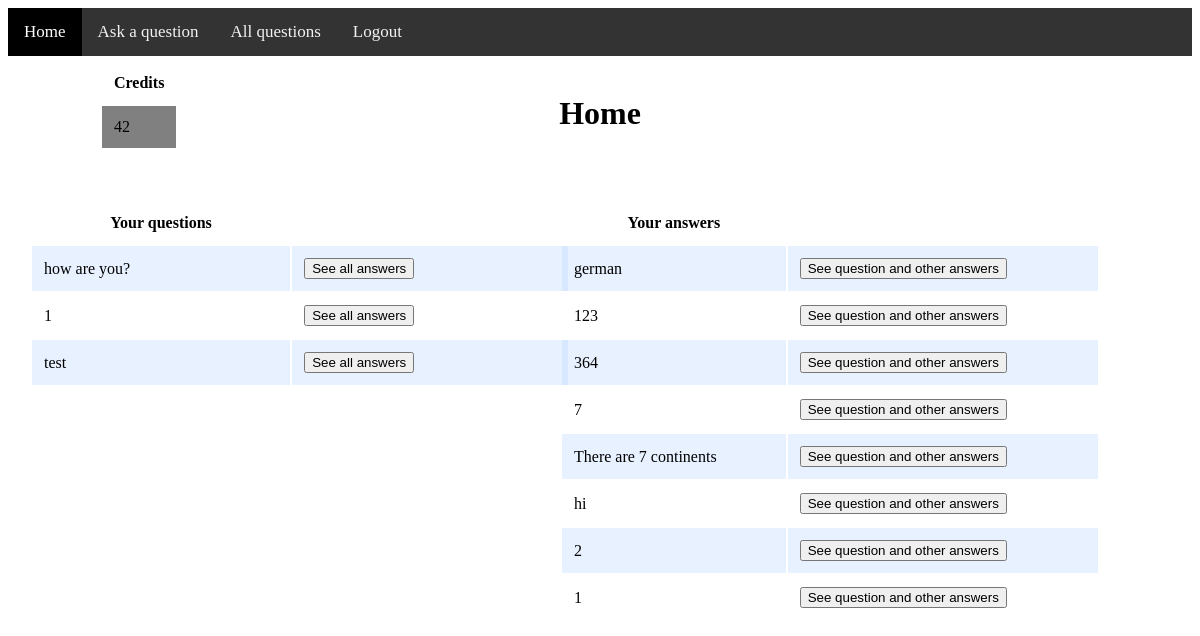
Screenshot of /home (signed in) with the database file from the repository.
### tables this page shows
CREATE TABLE questions(id INTEGER PRIMARY KEY AUTOINCREMENT NOT NULL, question TEXT NOT NULL, answered integer, user_id integer);

CREATE TABLE answers(id INTEGER PRIMARY KEY AUTOINCREMENT NOT NULL, answer TEXT NOT NULL, user_id integer, question_id integer);

### views.py (the view, shortened to what this page needs)
@views.route('/home', methods=['GET', 'POST'])
def home():
    if login_ == True:
        if request.method == 'GET':
            credit = db.execute("SELECT credits FROM users WHERE id = ?", user_id)
            credits = credit[0]["credits"]
            questions = db.execute("SELECT * FROM questions WHERE user_id = ? ORDER BY id DESC", user_id)
            answers = db.execute("SELECT * FROM answers WHERE user_id = ? ORDER BY id DESC", user_id)
            return render_template("home.html", credits=credits, questions=questions, answers=answers)
    else:
        error5 = "You have to log in!"
        return render_template("login.html", error=error5)

### templates/home.html (shortened to what this page needs)
<!DOCTYPE html>
<html lang="en">
    <head>
        <link href="static/homepage.css" rel="stylesheet">
    </head>
    <body>
        <div class="topnav">
            <a class="active" href="home">Home</a>
            <a  href="ask">Ask a question</a>
            <a href="answer">All questions</a>
            <a href="logout">Logout</a>
        </div>
        <br>
        <h1>Home</h1>
        <table class="table1">
            <thead class="thead1">
                <tr>
                    <th>Credits</th>
                </tr>
            </thead>
            <tbody class="tbody1">
                <tr>
                    <td>{{ credits }}</td>
                </tr>
            </tbody>
        </table>
        <br>
        <div class="questions">
            <table class="table2">
                <thead class="thead2">
                    <tr>
                        <th>Your questions</th>
                        <th></th>
                    </tr>
                </thead>
                <tbody class="tbody2">
                    {% for question in questions %}
                    <tr>
                        <td>{{ question.question }}</td>
                        <form action= '/home', method="post">
                            <td><button value="{{ question.id }}" name="question_id_answers" class="question_id_answers" type="submit">See all answers</button></td>
                        </form>
                    </tr>
                    {% endfor %}
                </tbody>
            </table>
        </div>
        <div class="answeres">
            <table class="table3">
                <thead class="thead3">
                    <tr>
                        <th>Your answers</th>
                        <th></th>
                    </tr>
                </thead>
                <tbody class="tbody3">
                    {% for answer in answers %}
                    <tr>
                        <td>{{ answer.answer }}</td>
                        <form action= '/home', method="post">
                            <td><button value="{{ answer.id }}" name="answer_id_answers" class="answern_id_answers" type="submit">See question and other answers</button></td>
                        </form>
                    </tr>
                    {% endfor %}
                </tbody>
            </table>
        </div>
    </body>
</html>

### static/homepage.css (style rules this page uses)
h1 { text-align: center; }
.topnav { background-color: #333; overflow: hidden; }
.topnav a { float: left; color: #f2f2f2; text-align: center; padding: 14px 16px; text-decoration: none; font-size: 17px; }
.topnav a.active { background-color: black; color: white; }
.table1 { background-color: transparent; margin-bottom: 1rem; width: 5%; text-align: middle; position: absolute; top: 60px; left: 100px; }
.table1 th, .table1 td { padding: 0.75rem; vertical-align: middle; text-align: middle; }
.tbody1 tr:nth-of-type(odd) { background-color: grey; text-align: middle; }
.table2 { background-color: transparent; margin-bottom: 1rem; width: 45%; text-align: center; position: absolute; top: 200px; left: 30px; }
.table2 th, .table2 td { padding: 0.75rem; vertical-align: left; text-align: middle; }
.tbody2 tr:nth-of-type(odd) { background-color: rgb(179, 208, 255, 0.3); text-align: left; }
.tbody2 tr:nth-of-type(even) { text-align: left; }
.table3 { background-color: transparent; margin-bottom: 1rem; width: 45%; text-align: center; position: absolute; top: 200px; left: 560px; }
.table3 th, .table3 td { padding: 0.75rem; vertical-align:left; text-align: middle; }
.tbody3 tr:nth-of-type(odd) { background-color: rgb(179, 208, 255, 0.3); text-align: left; }
.tbody3 tr:nth-of-type(even) { text-align: left; }

### rows the page displays
questions: question "how are you?", {{ question.id }} 13 (drawn)
questions: question "1", {{ question.id }} 2 (drawn)
questions: question "test", {{ question.id }} 1 (drawn)
answers: answer "german", {{ answer.id }} 13 (drawn)
answers: answer "123", {{ answer.id }} 12 (drawn)
answers: answer "364", {{ answer.id }} 9 (drawn)
answers: answer "7"
answers: answer "There are 7 continents", {{ answer.id }} 6 (drawn)
answers: answer "hi", {{ answer.id }} 3 (drawn)
answers: answer "2"
answers: answer "1"

### other values shown
{{ credits }} "42"
